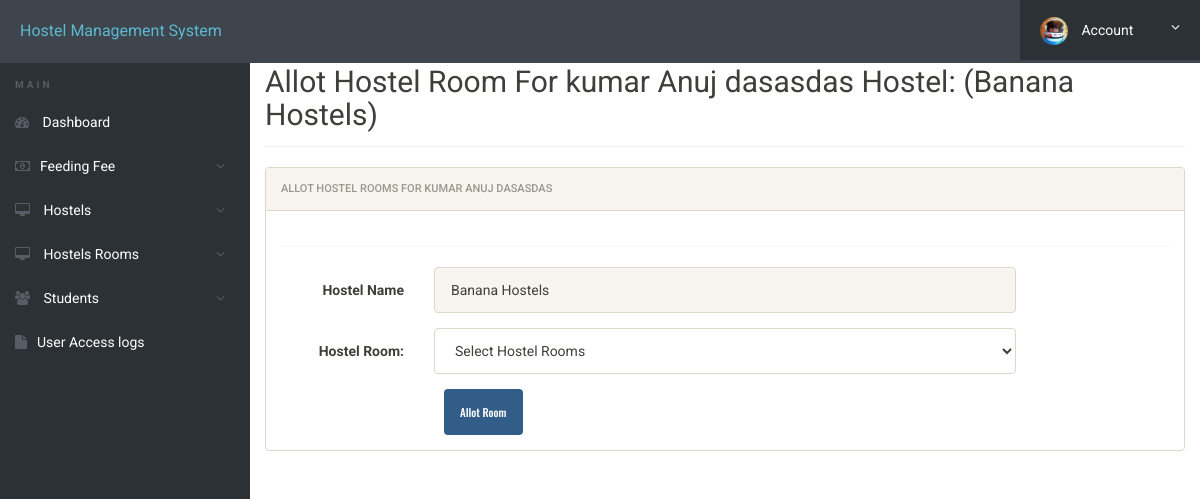
/admin/allot-hostelrooms.php?id=11 (signed in), run on the app's committed database.
### tables this page shows
CREATE TABLE `userregistration` (
  `id` int(11) NOT NULL,
  `regNo` varchar(255) DEFAULT NULL,
  `class` varchar(50) NOT NULL,
  `firstName` varchar(255) DEFAULT NULL,
  `middleName` varchar(255) DEFAULT NULL,
  `lastName` varchar(255) DEFAULT NULL,
  `gender` varchar(255) DEFAULT NULL,
  `contactNo` bigint(20) DEFAULT NULL,
  `email` varchar(255) DEFAULT NULL,
  `password` varchar(255) DEFAULT NULL,
  `regDate` timestamp NULL DEFAULT current_timestamp(),
  `updationDate` varchar(45) DEFAULT NULL,
  `passUdateDate` varchar(45) DEFAULT NULL
);

CREATE TABLE `hostels` (
  `id` int(11) NOT NULL,
  `hostelName` varchar(500) DEFAULT NULL,
  `noOfRooms` int(11) DEFAULT NULL,
  `noOfAvailableRooms` int(11) DEFAULT NULL,
  `fees` int(11) DEFAULT NULL,
  `location` varchar(500) DEFAULT NULL,
  `posting_date` timestamp NULL DEFAULT current_timestamp()
);

### admin/allot-hostelrooms.php (the view, shortened to what this page needs)
<?php
include('includes/config.php');
?>
<!doctype html>
<html lang="en" class="no-js">
<head>
	<link rel="stylesheet" href="css/font-awesome.min.css">
	<link rel="stylesheet" href="css/bootstrap.min.css">
	<link rel="stylesheet" href="css/dataTables.bootstrap.min.css">>
	<link rel="stylesheet" href="css/bootstrap-social.css">
	<link rel="stylesheet" href="css/bootstrap-select.css">
	<link rel="stylesheet" href="css/fileinput.min.css">
	<link rel="stylesheet" href="css/awesome-bootstrap-checkbox.css">
	<link rel="stylesheet" href="css/style.css">
</head>
<body>
	<?php include('includes/header.php');?>
	<div class="ts-main-content">
		<?php include('includes/sidebar.php');?>
		<div class="content-wrapper">
			<div class="container-fluid">
<?php
	$id=$_GET['id'];
    $reth="select * from registration where id=?";
    $stmth= $mysqli->prepare($reth);
    $stmth->bind_param('i',$id);
    $stmth->execute() ;
    $resh=$stmth->get_result();
    $rowh=$resh->fetch_object();
    $studentRegNo = $rowh->regNo;
    $hostelId = $rowh->hostelId;
    $rets="select * from userregistration where regNo=?";
    $stmts= $mysqli->prepare($rets);
    $stmts->bind_param('s',$studentRegNo);
    $stmts->execute() ;
    $ress=$stmts->get_result();
    $rows=$ress->fetch_object();
    $studentFullName = $rows->lastName." ".$rows->firstName." ".$rows->middleName;
    $retss="select * from hostels where id=?";
    $stmtss= $mysqli->prepare($retss);
    $stmtss->bind_param('i',$hostelId);
    $stmtss->execute() ;
    $resss=$stmtss->get_result();
    $rowss=$resss->fetch_object();
    $hostelName = $rowss->hostelName;
?>
				<div class="row">
					<div class="col-md-12">
						<h2 class="page-title">Allot Hostel Room For <?php echo $studentFullName;?>  Hostel: (<?php echo $hostelName;?>)</h2>
						<div class="row">
							<div class="col-md-12">
								<div class="panel panel-default">
									<div class="panel-heading">Allot Hostel Rooms For <?php echo $studentFullName;?></div>
									<div class="panel-body">
										<form method="post" class="form-horizontal">
											<div class="hr-dashed"></div>
        <div class="form-group">
<label class="col-sm-2 control-label">Hostel Name</label>
<div class="col-sm-8">
<input type="text" class="form-control" name="hostelName" id="hostelName" value="<?php echo $rowss->hostelName;?>" readonly>
</div>
</div>
<div class="form-group">
<label class="col-sm-2 control-label">Hostel Room:</label>
<div class="col-sm-8">
<select name="hostelroomId" class="form-control" required="required">
<option value="">Select Hostel Rooms</option>
</select>
</div>
</div>
<div class="col-sm-8 col-sm-offset-2">
<input class="btn btn-primary" type="submit" name="submit" value="Allot Room">
												</div>
											</div>
									</div>
								</div>
							</div>
							</div>
						</div>
					</div>
				</div>
			</div>
</body>
</html>

### admin/css/style.css (style rules this page uses)
html { font-size: 14px; }
@media only screen and (min-width: 480px) { html { font-size: 17px; } }
@media only screen and (min-width: 768px) { html { font-size: 14px; } }
body { font-size: 1em; }
.btn { font-family: 'Oswald', sans-serif; }
.hr-dashed { background-color: transparent; border-top: 1px dotted #edf0f5; color: transparent; height: 1px; margin: 20px 0; }
.panel { overflow: hidden; }
.btn { text-transform: none; }
.page-title { padding-bottom: 15px; margin-bottom: 20px; border-bottom: 1px solid #f0f0f0; }
.ts-main-content .content-wrapper { padding-top: 15px; margin-top: 10px; }
@media only screen and (min-width: 992px) { .ts-main-content .content-wrapper { margin-left: 250px; } }

### data on the page
userregistration: studentFullName "kumar Anuj dasasdas", studentFullName "KUMAR ANUJ DASASDAS"
hostels: hostelName "Banana Hostels"
